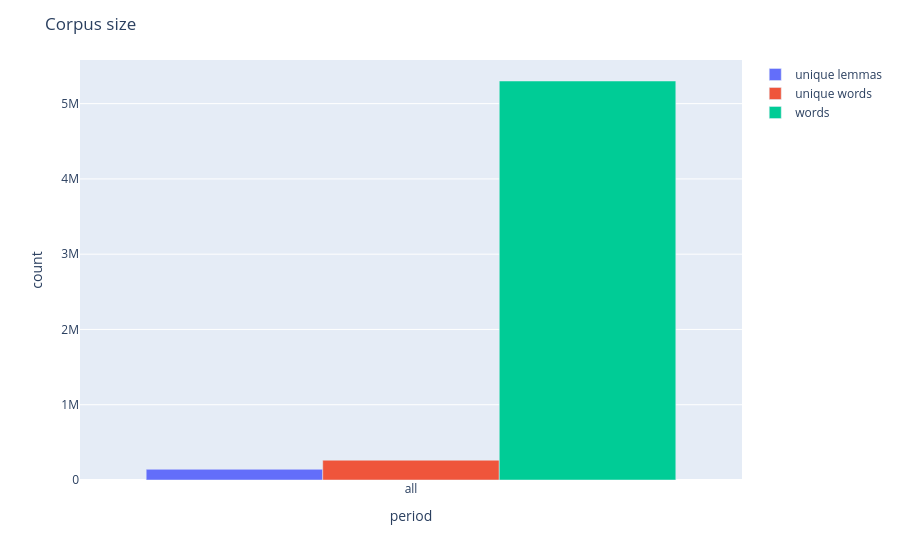

Notebook source saved alongside this figure:
### Code cell
fig = px.bar(corpus_stats_df[corpus_stats_df["period"] == 'all'],
             x="period",
             y=["lemmas_u", "words_u", "words"],
             barmode="group",
             orientation='v',
            )
labels=dict(words="words", words_u="unique words", lemmas_u="unique lemmas")

fig.for_each_trace(lambda trace: trace.update(name = labels[trace.name]))

fig.update_layout(
    title="Corpus size",
    xaxis_title="period",
    yaxis_title="count",
    legend_title="",    
)

fig.show()

### Figure 1 — Plotly figure (JSON) as saved in the notebook; plotly's stock layout.template omitted (floating-point values rounded to 4 significant figures)
{"data": [{"alignmentgroup": "True", "hovertemplate": "variable=lemmas_u<br>period=%{x}<br>value=%{y}<extra></extra>", "legendgroup": "lemmas_u", "marker": {"color": "#636efa", "pattern": {"shape": ""}}, "name": "unique lemmas", "offsetgroup": "lemmas_u", "orientation": "v", "showlegend": true, "textposition": "auto", "type": "bar", "x": ["all"], "xaxis": "x", "y": [142051], "yaxis": "y"}, {"alignmentgroup": "True", "hovertemplate": "variable=words_u<br>period=%{x}<br>value=%{y}<extra></extra>", "legendgroup": "words_u", "marker": {"color": "#EF553B", "pattern": {"shape": ""}}, "name": "unique words", "offsetgroup": "words_u", "orientation": "v", "showlegend": true, "textposition": "auto", "type": "bar", "x": ["all"], "xaxis": "x", "y": [262883], "yaxis": "y"}, {"alignmentgroup": "True", "hovertemplate": "variable=words<br>period=%{x}<br>value=%{y}<extra></extra>", "legendgroup": "words", "marker": {"color": "#00cc96", "pattern": {"shape": ""}}, "name": "words", "offsetgroup": "words", "orientation": "v", "showlegend": true, "textposition": "auto", "type": "bar", "x": ["all"], "xaxis": "x", "y": [5300736], "yaxis": "y"}], "layout": {"autosize": true, "barmode": "group", "legend": {"title": {"text": ""}, "tracegroupgap": 0}, "margin": {"t": 60}, "title": {"text": "Corpus size"}, "xaxis": {"anchor": "y", "autorange": true, "domain": [0, 1], "range": [-0.5, 0.5], "title": {"text": "period"}, "type": "category"}, "yaxis": {"anchor": "x", "autorange": true, "domain": [0, 1], "range": [0, 5580000.0], "title": {"text": "count"}, "type": "linear"}}}
